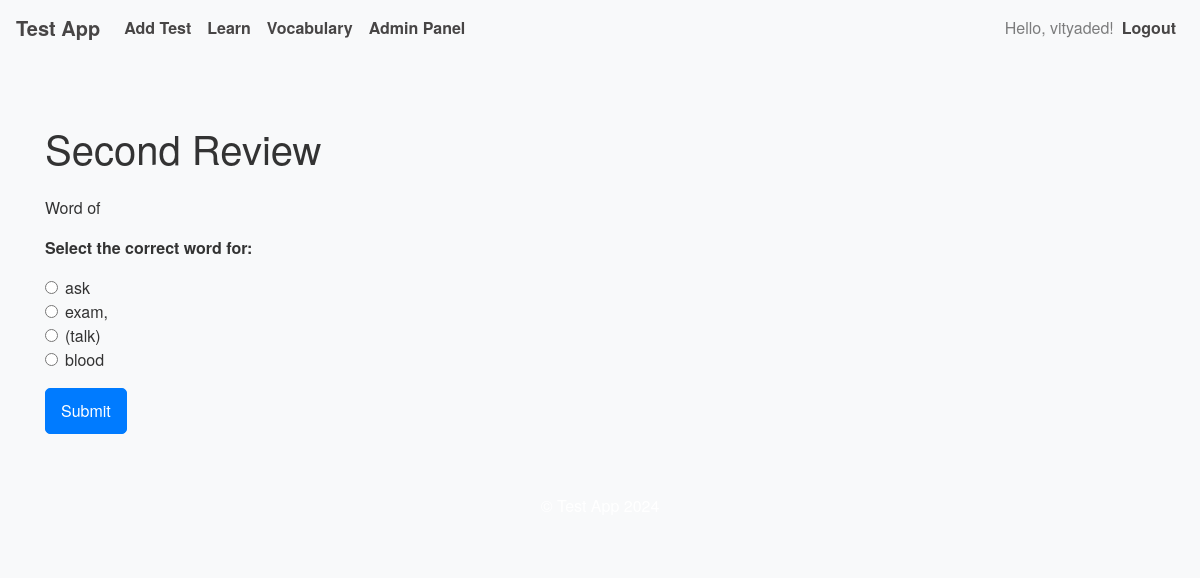
Screenshot of /review/second (signed in) with the database file from the repository.
### app.py (models this page shows, shortened)
class User(UserMixin, db.Model):
    __tablename__ = 'user'  # Explicitly specify table name
    id = db.Column(db.Integer, primary_key=True)
    username = db.Column(db.String(150), nullable=False, unique=True)
    password = db.Column(db.String(200), nullable=False)
    is_admin = db.Column(db.Boolean, default=False)
    test_results = db.relationship('TestResult', backref='user', lazy=True)
    tests_created = db.relationship('Test', backref='creator', lazy=True)
    vocabulary = db.relationship('Vocabulary', backref='user', lazy=True)

class Vocabulary(db.Model):
    id = db.Column(db.Integer, primary_key=True)
    word = db.Column(db.String(150), nullable=False)
    translation = db.Column(db.String(150), nullable=False)
    pronunciation_url = db.Column(db.String(200), nullable=True)
    user_id = db.Column(db.Integer, db.ForeignKey('user.id'), nullable=False)
    next_review = db.Column(db.DateTime, nullable=False, default=datetime.utcnow)
    interval = db.Column(db.Float, nullable=False, default=0)  # Interval in days
    ease_factor = db.Column(db.Float, nullable=False, default=2.5)  # Default ease factor
    learning_stage = db.Column(db.Integer, nullable=False, default=0)  # 0: New, 1: First Step, 2: Second Step, 3: Learned

### app.py (the view)
@app.route('/review/second')
@login_required
def second_review():
    vocab_words = Vocabulary.query.filter_by(user_id=current_user.id).all()
    if not vocab_words:
        return jsonify({'error': 'No vocabulary words found'}), 404
    selected_word = random.choice(vocab_words)
    correct_word = selected_word.word
    other_words = [word.word for word in vocab_words if word.id != selected_word.id]
    if len(other_words) < 3:
        return jsonify({'error': 'Not enough vocabulary words to generate options'}), 400
    incorrect_options = random.sample(other_words, 3)
    options = incorrect_options + [correct_word]
    random.shuffle(options)
    return render_template('second_review.html', word=selected_word.translation, options=options, correct_word=correct_word)

### app.py (called while the page is built)
@login_manager.user_loader
def load_user(user_id):
    return db.session.get(User, int(user_id))

@app.context_processor
def inject_csrf_token():
    return dict(csrf_token=generate_csrf())

### templates/second_review.html (shortened to what this page needs)
{% extends "base.html" %}
{% block content %}
  <h1 class="my-4">Second Review</h1>
  <p>Word {{ current_word_number }} of {{ total_words }}</p>
  <p><strong>Select the correct word for:</strong> {{ question }}</p>
  <form method="post">
    {% for option in options %}
      <div class="form-check">
        <input class="form-check-input" type="radio" name="answer" id="option{{ loop.index }}" value="{{ option }}">
        <label class="form-check-label" for="option{{ loop.index }}">
          {{ option }}
        </label>
      </div>
    {% endfor %}
    <button type="submit" class="btn btn-primary mt-3">Submit</button>
  </form>
{% endblock %}

### templates/base.html (shortened to what this page needs)
<!DOCTYPE html>
<html lang="en">
<head>
  <link rel="stylesheet" href="https://stackpath.bootstrapcdn.com/bootstrap/4.5.2/css/bootstrap.min.css">
  <link rel="stylesheet" href="{{ url_for('static', filename='styles.css') }}">
</head>
<body>
  <nav class="navbar navbar-expand-lg navbar-light bg-light">
    <a class="navbar-brand" href="{{ url_for('index') }}">Test App</a>
    <div class="collapse navbar-collapse" id="navbarNav">
      <ul class="navbar-nav mr-auto">
        {% if current_user.is_authenticated %}
          <li class="nav-item">
            <a class="nav-link" href="{{ url_for('add_test') }}">Add Test</a>
          </li>
          <li class="nav-item">
            <a class="nav-link" href="{{ url_for('learn_test', test_id=1) }}">Learn</a>
          </li>
          <li class="nav-item">
            <a class="nav-link" href="{{ url_for('my_vocabulary') }}">Vocabulary</a>
          </li>
          {% if current_user.is_admin %}
            <li class="nav-item">
              <a class="nav-link" href="{{ url_for('admin_panel') }}">Admin Panel</a>
            </li>
          {% endif %}
        {% endif %}
      </ul>
      <ul class="navbar-nav ml-auto">
        {% if current_user.is_authenticated %}
          <li class="nav-item">
            <span class="navbar-text">Hello, {{ current_user.username }}!</span>
          </li>
          <li class="nav-item">
            <a class="nav-link" href="{{ url_for('logout') }}">Logout</a>
          </li>
        {% endif %}
      </ul>
    </div>
  </nav>
  <div class="container mt-4">
    {% block content %}{% endblock %}
  </div>
  <footer class="bg-light text-center py-3 mt-4">
    <p>© Test App 2024</p>
  </footer>
</body>
</html>

### static/styles.css (style rules this page uses)
body { font-family: 'Helvetica Neue', Arial, sans-serif; background-color: #f8f9fa; color: #333; }
.navbar { background-color: #007bff; }
.navbar-brand, .nav-link { color: rgb(71, 69, 69) !important; font-weight: bold; }
.container { padding-top: 20px; padding-bottom: 20px; }
.btn { font-size: 1rem; padding: 10px 15px; border-radius: 5px; }
.btn-primary { background-color: #007bff; border-color: #007bff; }
footer { background-color: #007bff; color: white; padding: 20px 0; text-align: center; }

### rows the page displays
User: username "vityaded"
Vocabulary: word "ask"
Vocabulary: word "exam,"
Vocabulary: word "(talk)"
Vocabulary: word "blood"
